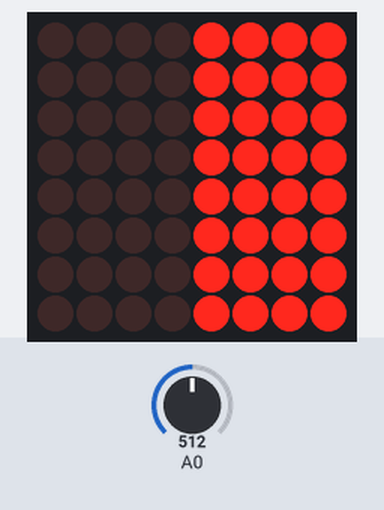
Bench run of a sketch on a simulated Arduino Uno, built with avr-gcc and run on an emulated ATmega328P. On the bench: 8×8 LED matrix. The inputs (shaded band) are chosen by the test bench; at power-on: A0 = 512.

Above: at 1.2 s.
1.3 s: A0 set to 716
At 2.3 s:
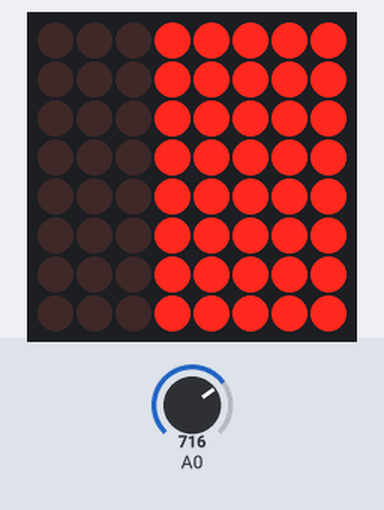
2.8 s: A0 set to 900
At 3.4 s:
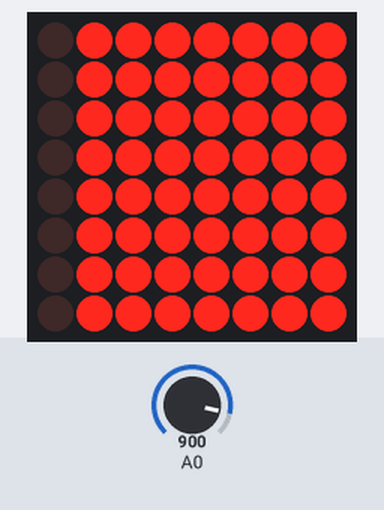
4.3 s: A0 set to 1023
At 4.6 s:
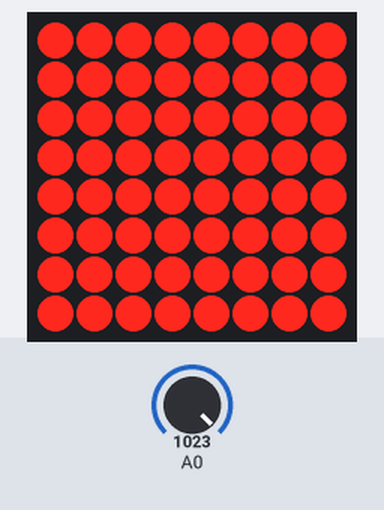
5.8 s: A0 set to 511
At 7.0 s:
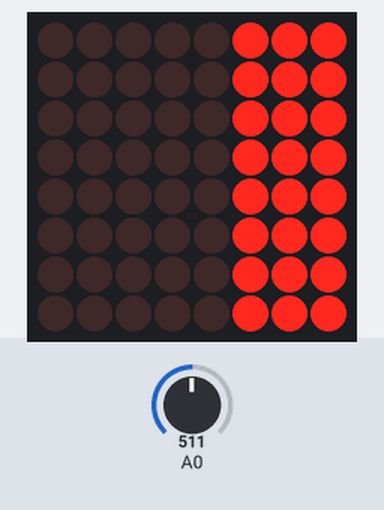
7.3 s: A0 set to 306
At 8.2 s:
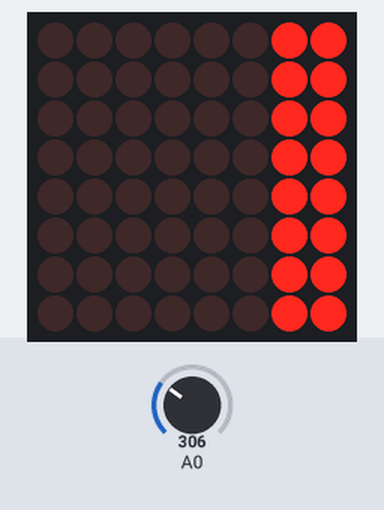
8.8 s: A0 set to 122
At 9.4 s:
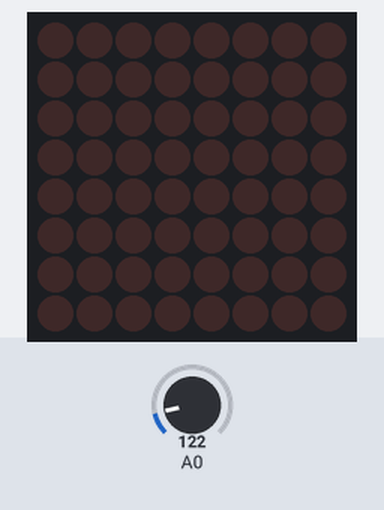
Timing chart, 0 to 11.3 s (numbered marks = the images above; inputs shaded):
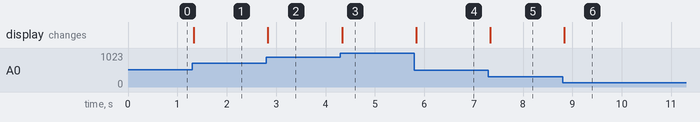

Measured:
- after the input at 1.3 s, the display: changes at once (image 1)
- after the input at 2.8 s, the display: changes at once (image 2)
- after the input at 4.3 s, the display: changes at once (image 3)
- after the input at 5.8 s, the display: changes at once (image 4)
- after the input at 7.3 s, the display: changes at once (image 5)
- after the input at 8.8 s, the display: changes at once (image 6)

The sketch:

arduino_matrice_led_2.ino
```cpp
#include <LedControl.h>

LedControl lc = LedControl(12, 11, 10, 1);

void setup() {
  lc.shutdown(0, false);
  lc.setIntensity(0, 8);
  lc.clearDisplay(0);
}

void loop() {
  int valeur = analogRead(A0);
  int colonnes = map(valeur, 0, 1023, 0, 8);
  for (int x = 0; x < 8; x++) {
    if (x < colonnes) {
      lc.setColumn(0, 7 - x, 0xFF);
    } else {
      lc.setColumn(0, 7 - x, 0);
    }
  }
  delay(50);
}
```
